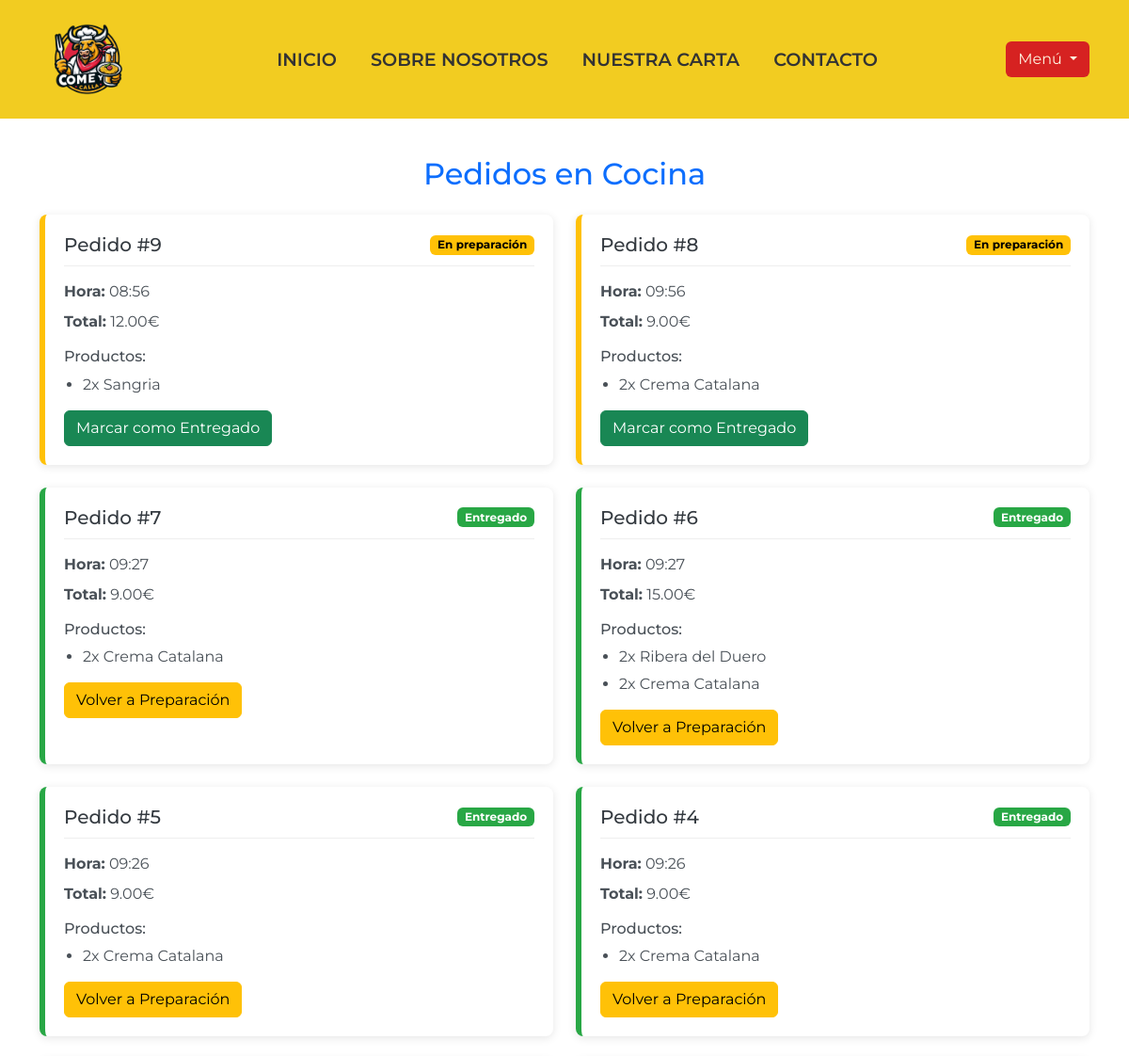
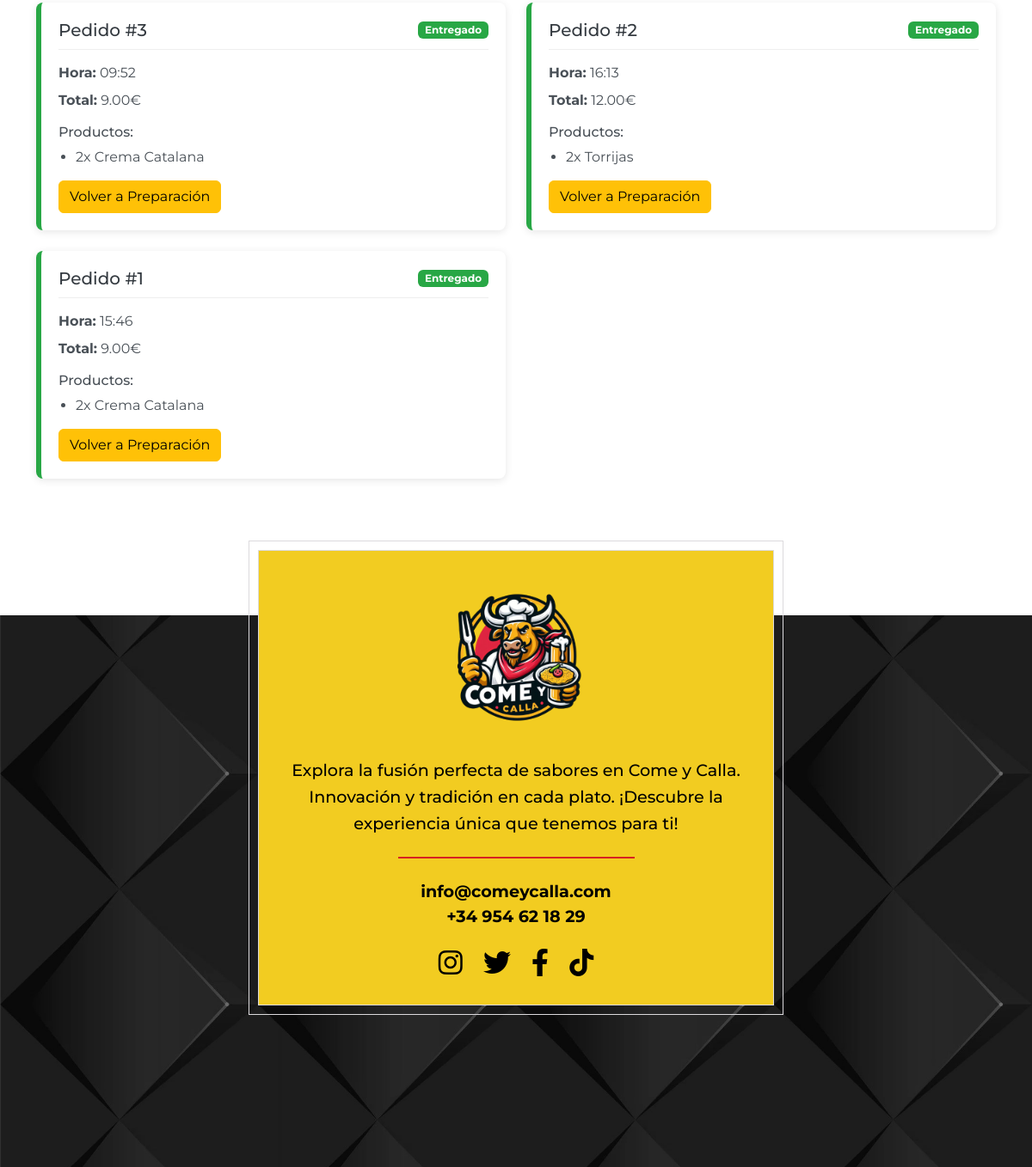
/restaurante/cocinero/panel/ (signed in), run on the app's committed database (2 pictures, top to bottom).
### restauranteapp/models.py (models this page shows, shortened)
class Pedido(models.Model):
    ESTADOS = (
        ('En preparación', 'En preparación'),
        ('Entregado', 'Entregado'),
    )
    usuario = models.ForeignKey('Usuario', on_delete=models.CASCADE)
    total = models.DecimalField(max_digits=7, decimal_places=2, default=0)
    fecha = models.DateTimeField(auto_now_add=True)
    estado = models.CharField(max_length=20, choices=ESTADOS, default='En preparación')
    platos = models.ManyToManyField('Plato', through='PedidoPlato')

class PedidoPlato(models.Model):
    pedido = models.ForeignKey(Pedido, on_delete=models.CASCADE)
    plato = models.ForeignKey(Plato, on_delete=models.CASCADE)
    cantidad = models.PositiveIntegerField()
    class Meta:
        unique_together = ('pedido', 'plato')

class Plato(models.Model):
    TIPO_PLATO = (
        ('tapa', 'Tapa'),
        ('principal', 'Plato principal'),
        ('postre', 'Postre'),
        ('bebida', 'Bebida'),
    )
    nombre = models.CharField(max_length=100)
    descripcion = models.TextField(blank=True)
    precio = models.DecimalField(max_digits=6, decimal_places=2)
    tipo = models.CharField(max_length=20, choices=TIPO_PLATO)

### restauranteapp/views.py (the view)
# urls.py: path('cocinero/panel/', views.cocinero_panel, name='cocinero_panel'),
@login_required
def cocinero_panel(request):
    pedidos = Pedido.objects.all().order_by('-fecha').prefetch_related('pedidoplato_set__plato')
    return render(request, 'cocinero_panel.html', {'pedidos': pedidos})  # Renderiza panel con lista de pedidos

### templates/cocinero_panel.html (shortened to what this page needs)
{% load static %}
<!DOCTYPE html>
<html lang="es">
<head>
    <link href="https://cdn.jsdelivr.net/npm/bootstrap@5.3.0/dist/css/bootstrap.min.css" rel="stylesheet"/>
    <link rel="stylesheet" href="{% static 'css/cocinero_panel.css' %}"/>
</head>
<body>
{% include "navbar.html" %}
<div class="container pedidos-container">
    <h2 class="text-center text-primary mb-4">Pedidos en Cocina</h2>
    <div class="row">
        {% for pedido in pedidos %}
            <div class="col-md-6 mb-4">
                <div class="pedido-card pedido-{{ pedido.estado|lower|cut:' ' }}">
                    <div class="pedido-header">
                        <h5>Pedido #{{ pedido.id }}</h5>
                        <span class="badge estado-badge estado-{{ pedido.estado|lower|cut:' ' }}">
                            {{ pedido.estado }}
                        </span>
                    </div>
                    <div class="pedido-body">
                        <p><strong>Hora:</strong> {{ pedido.fecha|date:"H:i" }}</p>
                        <p><strong>Total:</strong> {{ pedido.total }}€</p>
                        <div class="productos-list">
                            <h6>Productos:</h6>
                            <ul>
                                {% for item in pedido.pedidoplato_set.all %}
                                    <li>{{ item.cantidad }}x {{ item.plato.nombre }}</li>
                                {% endfor %}
                            </ul>
                        </div>
                        <div class="pedido-actions">
                            <button class="btn btn-success btn-cambiar {% if pedido.estado == 'Entregado' %}d-none{% endif %}"
                                    data-id="{{ pedido.id }}" data-estado="Entregado">
                                Marcar como Entregado
                            </button>
                            <button class="btn btn-warning btn-cambiar {% if pedido.estado == 'En preparación' %}d-none{% endif %}"
                                    data-id="{{ pedido.id }}" data-estado="En preparación">
                                Volver a Preparación
                            </button>
                        </div>
                    </div>
                </div>
            </div>
        {% empty %}
            <div class="col-12">
                <div class="alert alert-info">No hay pedidos pendientes</div>
            </div>
        {% endfor %}
    </div>
</div>
<br>
{% include "footer.html" %}
</body>
</html>

### templates/navbar.html (shortened to what this page needs)
{% load static %}
<!DOCTYPE html>
<html lang="es">
<head>
    <link href="https://cdn.jsdelivr.net/npm/bootstrap@5.3.0/dist/css/bootstrap.min.css" rel="stylesheet">
    <link rel="stylesheet" href="{% static 'css/navbar.css' %}">
</head>
<body>
<nav class="navbar navbar-expand-lg barra-navegacion">
    <div class="container">
        <a class="navbar-brand" href="{% url 'home_page' %}">
            <img src="{% static 'img/logoComeyCalla.png' %}" alt="Buffet Logo" class="logo">
        </a>
        <div class="collapse navbar-collapse" id="menuPrincipal">
            <ul class="navbar-nav mx-auto menu-principal">
                <li class="nav-item"><a class="nav-link enlace-menu" href="{% url 'home_page' %}">INICIO</a></li>
                <li class="nav-item"><a class="nav-link enlace-menu" href="{% url 'about_us_page' %}">SOBRE NOSOTROS</a></li>
                <li class="nav-item"><a class="nav-link enlace-menu" href="{% url 'carta_page' %}">NUESTRA CARTA</a></li>
                <li class="nav-item"><a class="nav-link enlace-menu" href="{% url 'contacto_page' %}">CONTACTO</a></li>
            </ul>
            <div class="dropdown">
                <button class="btn dropdown-toggle btn-menu-principal" type="button" id="dropdownMenuButton"
                        data-bs-toggle="dropdown">
                    Menú
                </button>
            </div>
        </div>
    </div>
</nav>
</body>
</html>

### templates/footer.html (shortened to what this page needs)
{% load static %}
<!DOCTYPE html>
<html lang="es">
<head>
    <link href="https://cdn.jsdelivr.net/npm/bootstrap@5.3.0/dist/css/bootstrap.min.css" rel="stylesheet">
    <link href="https://cdnjs.cloudflare.com/ajax/libs/font-awesome/6.0.0-beta3/css/all.min.css" rel="stylesheet">
    <link rel="stylesheet" href="{% static 'css/footer.css' %}">
</head>
<body>
<footer class="pie-pagina">
    <div class="contenido-footer">
        <img src="{% static 'img/logoComeyCalla.png' %}" alt="Logo del restaurante" class="logo-footer">
        <div class="texto-footer">
            Explora la fusión perfecta de sabores en Come y Calla. Innovación y tradición en cada plato. ¡Descubre la
            experiencia única que tenemos para ti!
        </div>
        <div class="separador-footer"></div>
        <div class="contacto-footer">
            info@comeycalla.com<br>
            +34 954 62 18 29
        </div>
        <div class="iconos-sociales">
            <a href="https://www.instagram.com" target="_blank"><i class="fab fa-instagram"></i></a>
            <a href="https://www.twitter.com" target="_blank"><i class="fab fa-twitter"></i></a>
            <a href="https://www.facebook.com" target="_blank"><i class="fab fa-facebook-f"></i></a>
            <a href="https://www.tiktok.com" target="_blank"><i class="fab fa-tiktok"></i></a>
        </div>
    </div>
</footer>
</body>
</html>

### static/css/cocinero_panel.css (style rules this page uses)
body { background-color: #f9f9f9; font-family: 'Segoe UI', sans-serif; margin: 0; }
.pedidos-container { max-width: 1200px; margin: 20px auto 40px auto; padding: 20px; }
.pedido-card { border-radius: 8px; padding: 20px; background-color: white; box-shadow: 0 2px 10px rgba(0, 0, 0, 0.1); height: 100%; transition: all 0.3s ease; }
.pedido-enpreparación { border-left: 6px solid #ffc107; }
.pedido-entregado { border-left: 6px solid #28a745; }
.estado-badge.estado-enpreparación { background-color: #ffc107; color: #000; }
.estado-badge.estado-entregado { background-color: #28a745; color: #fff; }
.pedido-header { display: flex; justify-content: space-between; align-items: center; margin-bottom: 15px; padding-bottom: 10px; border-bottom: 1px solid #eee; }
.pedido-header h5 { margin: 0; color: #343a40; }
.pedido-body { color: #495057; }
.pedido-body p { margin-bottom: 8px; }
.productos-list { margin: 15px 0; }
.productos-list ul { padding-left: 20px; margin-bottom: 0; }
.productos-list li { margin-bottom: 5px; }
.pedido-actions { display: flex; gap: 10px; margin-top: 15px; }
.btn-cambiar { font-size: 0.85rem; padding: 5px 12px; border-radius: 4px; }

### static/css/navbar.css (style rules this page uses)
body { font-family: 'Montserrat', sans-serif; }
.btn-menu-principal { background-color: rgb(214, 34, 33) !important; color: #FFF5E0 !important; border: 2px solid rgb(214, 34, 33); font-weight: 600; padding: 8px 20px; transition: all 0.3s; }
.barra-navegacion { padding-top: 0.5rem; padding-bottom: 0.5rem; min-height: 80px; background-color: rgb(242, 204, 33); }
.logo { height: 100px; transition: all 0.3s ease; }
.menu-principal { display: flex; align-items: center; }
.menu-principal .enlace-menu { font-family: 'Montserrat', sans-serif; font-weight: 600; font-size: 1.2rem; padding: 0.5rem 1rem; position: relative; color: #333; transition: all 0.3s ease; display: inline-block; text-decoration: none; margin: 0 10px; }
.menu-principal .enlace-menu::after { content: ""; position: absolute; width: 0; height: 2px; bottom: 0; left: 0; background-color: rgb(214, 34, 33); transition: width 0.3s ease; }
.navbar-collapse { display: flex; align-items: center; }

### static/css/footer.css (style rules this page uses)
body { font-family: 'Montserrat', sans-serif; }
.pie-pagina { position: relative; background-image: url("../img/footer_img.jpg"); background-size: cover; background-position: center; color: white; padding: 4rem 0 3rem; margin-top: 3rem; border-top: 3px solid #fff; }
.contenido-footer { background: rgb(242, 204, 33); border: 1px solid rgb(220, 218, 221); padding: 1.5rem; max-width: 600px; margin: 0 auto; text-align: center; position: relative; top: -140px; border-radius: 0; z-index: 2; color: black; outline: 1px solid rgb(220, 218, 221); outline-offset: 10px; }
.logo-footer { max-width: 200px; margin-bottom: 1rem; }
.texto-footer { font-family: 'Montserrat', sans-serif; font-size: 1.2rem; line-height: 1.6; margin-bottom: 1.5rem; color: black; font-weight: 500; }
.separador-footer { border-top: 2px solid rgb(214, 34, 33); margin: 1.5rem auto; width: 50%; }
.contacto-footer { font-size: 1.2rem; color: black; font-weight: bold; }
.iconos-sociales { margin-top: 1rem; }
.iconos-sociales a { color: black; margin: 0 10px; font-size: 2rem; transition: color 0.3s ease; }

### data on the page
Pedido: id "9", estado "En preparación", fecha "08:56", total "12.00"
PedidoPlato: cantidad "2", plato.nombre "Sangria"
Pedido: id "8", estado "En preparación", fecha "09:56", total "9.00"
PedidoPlato: cantidad "2", plato.nombre "Crema Catalana"
Pedido: id "7", estado "Entregado", fecha "09:27", total "9.00"
PedidoPlato: cantidad "2", plato.nombre "Crema Catalana"
Pedido: id "6", estado "Entregado", fecha "09:27", total "15.00"
PedidoPlato: cantidad "2", plato.nombre "Ribera del Duero"
PedidoPlato: cantidad "2", plato.nombre "Crema Catalana"
Pedido: id "5", estado "Entregado", fecha "09:26", total "9.00"
PedidoPlato: cantidad "2", plato.nombre "Crema Catalana"
Pedido: id "4", estado "Entregado", fecha "09:26", total "9.00"
PedidoPlato: cantidad "2", plato.nombre "Crema Catalana"
Pedido: id "3", estado "Entregado", fecha "09:52", total "9.00"
PedidoPlato: cantidad "2", plato.nombre "Crema Catalana"
Pedido: id "2", estado "Entregado", fecha "16:13", total "12.00"
PedidoPlato: cantidad "2", plato.nombre "Torrijas"
Pedido: id "1", estado "Entregado", fecha "15:46", total "9.00"
PedidoPlato: cantidad "2", plato.nombre "Crema Catalana"
